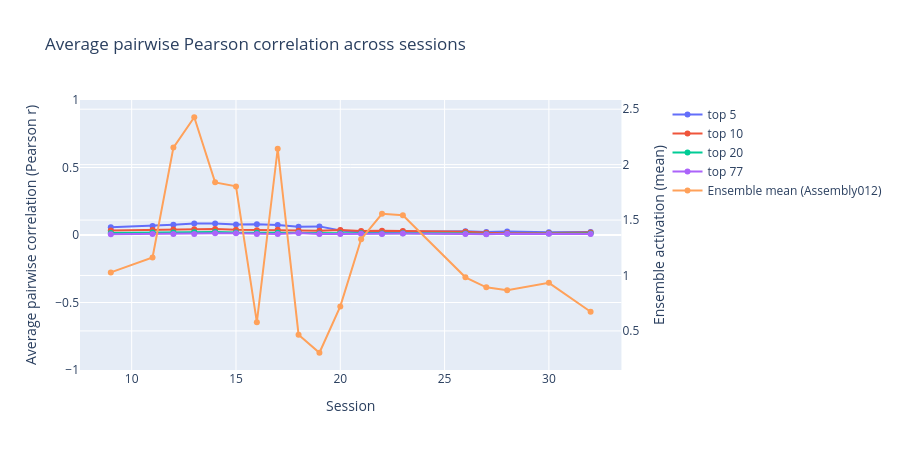

Notebook code for this chart:
### Code cell
top_ns = [5, 10, 20, 77]
session_ids_all = list(range(9, 33))
session_ids_all = [s for s in session_ids_all if s not in [10, 24, 25, 29, 31]]
fr_used = fr_z_all_sess

def mean_offdiag_corr(corr_df: pd.DataFrame) -> float:
    k = corr_df.shape[0]
    if k < 2:
        return np.nan
    iu = np.triu_indices(k, k=1)
    vals = corr_df.to_numpy()[iu]
    return float(np.nanmean(vals))

# second y-axis for ensemble mean
fig = make_subplots(specs=[[{"secondary_y": True}]])

for top_n in top_ns:
    top_n_neurons = neurons_ordered[-top_n:]
    rows = []

    for session_id in session_ids_all:
        try:
            neuron_data_session = fr_used.xs(session_id, level=2) 

            unit_cols = [
                c for c in neuron_data_session.columns
                if isinstance(c, str) and c.startswith("Unit")
            ]
            neuron_data_session = neuron_data_session[unit_cols]

            top_unit_cols = [
                f"Unit{i+1:04d}" for i in top_n_neurons
                if f"Unit{i+1:04d}" in neuron_data_session.columns
            ]

            neuron_data_top = neuron_data_session[top_unit_cols]
            print(neuron_data_top.keys())
            corr = neuron_data_top.corr(method="pearson")
            avg_corr = mean_offdiag_corr(corr)

            rows.append((session_id, avg_corr))
        except Exception:
            rows.append((session_id, np.nan))

    df_avg = pd.DataFrame(rows, columns=["session_id", "avg_pairwise_corr"])

    fig.add_trace(
        go.Scatter(
            x=df_avg["session_id"],
            y=df_avg["avg_pairwise_corr"],
            mode="lines+markers",
            name=f"top {top_n}",
        ),
        secondary_y=False,
    )

# ensemble mean per session (one trace on the right y-axis)
ens_mean = (
    ensamble_proj["Assembly012"]
    .groupby(level=0)
    .mean()
    .reindex(session_ids_all)
)

fig.add_trace(
    go.Scatter(
        x=ens_mean.index,
        y=ens_mean.values,
        mode="lines+markers",
        name="Ensemble mean (Assembly012)",
    ),
    secondary_y=True,
)

fig.update_layout(
    title="Average pairwise Pearson correlation across sessions",
    width=900,
    height=450,
)

fig.update_xaxes(title_text="Session")

fig.update_yaxes(
    title_text="Average pairwise correlation (Pearson r)",
    range=[-1, 1],
    secondary_y=False,
)

fig.update_yaxes(
    title_text="Ensemble activation (mean)",
    secondary_y=True,
)

fig.show()

### Figure 1 — Plotly figure (JSON) as saved in the notebook; plotly's stock layout.template omitted (floating-point values rounded to 4 significant figures)
{"data": [{"mode": "lines+markers", "name": "top 5", "type": "scatter", "x": [9, 11, 12, 13, 14, 15, 16, 17, 18, 19, 20, 21, 22, 23, 26, 27, 28, 30, 32], "xaxis": "x", "y": [0.05753, 0.06723, 0.07683, 0.08531, 0.08589, 0.07688, 0.08041, 0.0741, 0.06121, 0.0638, 0.0335, 0.01997, 0.01805, 0.02315, 0.02774, 0.02224, 0.02572, 0.0203, 0.02237], "yaxis": "y"}, {"mode": "lines+markers", "name": "top 10", "type": "scatter", "x": [9, 11, 12, 13, 14, 15, 16, 17, 18, 19, 20, 21, 22, 23, 26, 27, 28, 30, 32], "xaxis": "x", "y": [0.03275, 0.03674, 0.04147, 0.04192, 0.04398, 0.03828, 0.03567, 0.03807, 0.0321, 0.03063, 0.03621, 0.02943, 0.0316, 0.02924, 0.02482, 0.01578, 0.01516, 0.01552, 0.01901], "yaxis": "y"}, {"mode": "lines+markers", "name": "top 20", "type": "scatter", "x": [9, 11, 12, 13, 14, 15, 16, 17, 18, 19, 20, 21, 22, 23, 26, 27, 28, 30, 32], "xaxis": "x", "y": [0.01426, 0.01862, 0.01854, 0.02016, 0.02273, 0.01798, 0.01587, 0.01698, 0.01637, 0.01161, 0.01264, 0.0133, 0.01054, 0.01328, 0.01172, 0.007741, 0.009797, 0.01128, 0.01105], "yaxis": "y"}, {"mode": "lines+markers", "name": "top 77", "type": "scatter", "x": [9, 11, 12, 13, 14, 15, 16, 17, 18, 19, 20, 21, 22, 23, 26, 27, 28, 30, 32], "xaxis": "x", "y": [0.006216, 0.007237, 0.006974, 0.006532, 0.0122, 0.01319, 0.008155, 0.00688, 0.01464, 0.006998, 0.006823, 0.009472, 0.007205, 0.01048, 0.006783, 0.005118, 0.009026, 0.008429, 0.007013], "yaxis": "y"}, {"mode": "lines+markers", "name": "Ensemble mean (Assembly012)", "type": "scatter", "x": [9, 11, 12, 13, 14, 15, 16, 17, 18, 19, 20, 21, 22, 23, 26, 27, 28, 30, 32], "xaxis": "x", "y": [1.028, 1.162, 2.153, 2.427, 1.84, 1.804, 0.5792, 2.143, 0.4657, 0.303, 0.7213, 1.327, 1.556, 1.543, 0.9833, 0.8928, 0.867, 0.9339, 0.6731], "yaxis": "y2"}], "layout": {"height": 450, "title": {"text": "Average pairwise Pearson correlation across sessions"}, "width": 900, "xaxis": {"anchor": "y", "domain": [0, 0.94], "title": {"text": "Session"}}, "yaxis": {"anchor": "x", "domain": [0, 1], "range": [-1, 1], "title": {"text": "Average pairwise correlation (Pearson r)"}}, "yaxis2": {"anchor": "x", "overlaying": "y", "side": "right", "title": {"text": "Ensemble activation (mean)"}}}}
